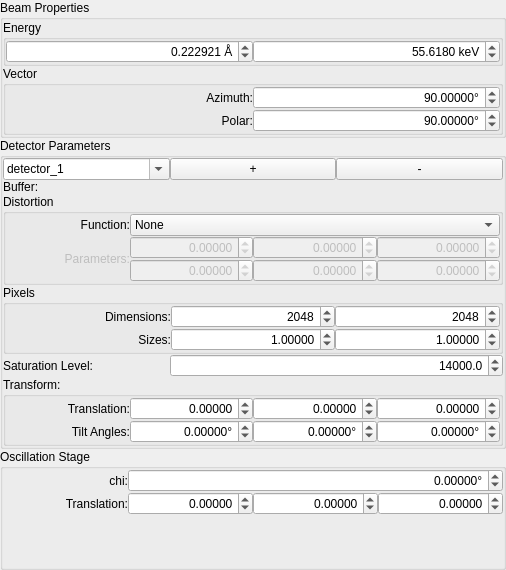
<?xml version="1.0" encoding="UTF-8"?>
<ui version="4.0">
 <class>calibration_page</class>
 <widget class="QWidget" name="calibration_page">
  <property name="geometry">
   <rect>
    <x>0</x>
    <y>0</y>
    <width>506</width>
    <height>570</height>
   </rect>
  </property>
  <layout class="QVBoxLayout" name="verticalLayout_2">
   <property name="spacing">
    <number>0</number>
   </property>
   <property name="leftMargin">
    <number>0</number>
   </property>
   <property name="topMargin">
    <number>0</number>
   </property>
   <property name="rightMargin">
    <number>0</number>
   </property>
   <property name="bottomMargin">
    <number>0</number>
   </property>
   <item>
    <widget class="QGroupBox" name="groupBox">
     <property name="title">
      <string>Beam Properties</string>
     </property>
     <layout class="QVBoxLayout" name="verticalLayout_3">
      <property name="spacing">
       <number>0</number>
      </property>
      <property name="leftMargin">
       <number>0</number>
      </property>
      <property name="topMargin">
       <number>0</number>
      </property>
      <property name="rightMargin">
       <number>0</number>
      </property>
      <property name="bottomMargin">
       <number>0</number>
      </property>
      <item>
       <widget class="QGroupBox" name="groupBox_2">
        <property name="title">
         <string>Energy</string>
        </property>
        <layout class="QHBoxLayout" name="horizontalLayout_2">
         <property name="spacing">
          <number>0</number>
         </property>
         <property name="leftMargin">
          <number>0</number>
         </property>
         <property name="topMargin">
          <number>0</number>
         </property>
         <property name="rightMargin">
          <number>0</number>
         </property>
         <property name="bottomMargin">
          <number>0</number>
         </property>
         <item>
          <widget class="QDoubleSpinBox" name="cal_energy_wavelength">
           <property name="alignment">
            <set>Qt::AlignRight|Qt::AlignTrailing|Qt::AlignVCenter</set>
           </property>
           <property name="keyboardTracking">
            <bool>false</bool>
           </property>
           <property name="suffix">
            <string> Å</string>
           </property>
           <property name="decimals">
            <number>6</number>
           </property>
           <property name="minimum">
            <double>0.012398000000000</double>
           </property>
           <property name="maximum">
            <double>123.984200000000001</double>
           </property>
           <property name="singleStep">
            <double>0.001000000000000</double>
           </property>
           <property name="value">
            <double>0.222921000000000</double>
           </property>
          </widget>
         </item>
         <item>
          <widget class="QDoubleSpinBox" name="cal_energy">
           <property name="alignment">
            <set>Qt::AlignRight|Qt::AlignTrailing|Qt::AlignVCenter</set>
           </property>
           <property name="keyboardTracking">
            <bool>false</bool>
           </property>
           <property name="suffix">
            <string> keV</string>
           </property>
           <property name="decimals">
            <number>4</number>
           </property>
           <property name="minimum">
            <double>0.100000000000000</double>
           </property>
           <property name="maximum">
            <double>1000.000000000000000</double>
           </property>
           <property name="singleStep">
            <double>0.100000000000000</double>
           </property>
           <property name="value">
            <double>55.618000000000002</double>
           </property>
          </widget>
         </item>
        </layout>
       </widget>
      </item>
      <item>
       <widget class="QGroupBox" name="groupBox_3">
        <property name="title">
         <string>Vector</string>
        </property>
        <layout class="QGridLayout" name="gridLayout">
         <property name="leftMargin">
          <number>0</number>
         </property>
         <property name="topMargin">
          <number>0</number>
         </property>
         <property name="rightMargin">
          <number>0</number>
         </property>
         <property name="bottomMargin">
          <number>0</number>
         </property>
         <property name="spacing">
          <number>0</number>
         </property>
         <item row="1" column="1">
          <widget class="QDoubleSpinBox" name="cal_vector_azimuth">
           <property name="alignment">
            <set>Qt::AlignRight|Qt::AlignTrailing|Qt::AlignVCenter</set>
           </property>
           <property name="keyboardTracking">
            <bool>false</bool>
           </property>
           <property name="prefix">
            <string/>
           </property>
           <property name="suffix">
            <string>°</string>
           </property>
           <property name="decimals">
            <number>5</number>
           </property>
           <property name="maximum">
            <double>360.000000000000000</double>
           </property>
           <property name="singleStep">
            <double>0.100000000000000</double>
           </property>
           <property name="value">
            <double>90.000000000000000</double>
           </property>
          </widget>
         </item>
         <item row="2" column="1">
          <widget class="QDoubleSpinBox" name="cal_vector_polar">
           <property name="alignment">
            <set>Qt::AlignRight|Qt::AlignTrailing|Qt::AlignVCenter</set>
           </property>
           <property name="keyboardTracking">
            <bool>false</bool>
           </property>
           <property name="prefix">
            <string/>
           </property>
           <property name="suffix">
            <string>°</string>
           </property>
           <property name="decimals">
            <number>5</number>
           </property>
           <property name="maximum">
            <double>360.000000000000000</double>
           </property>
           <property name="singleStep">
            <double>0.100000000000000</double>
           </property>
           <property name="value">
            <double>90.000000000000000</double>
           </property>
          </widget>
         </item>
         <item row="1" column="0">
          <widget class="QLabel" name="label">
           <property name="text">
            <string>Azimuth:</string>
           </property>
           <property name="alignment">
            <set>Qt::AlignRight|Qt::AlignTrailing|Qt::AlignVCenter</set>
           </property>
          </widget>
         </item>
         <item row="2" column="0">
          <widget class="QLabel" name="label_2">
           <property name="text">
            <string>Polar:</string>
           </property>
           <property name="alignment">
            <set>Qt::AlignRight|Qt::AlignTrailing|Qt::AlignVCenter</set>
           </property>
          </widget>
         </item>
        </layout>
       </widget>
      </item>
     </layout>
    </widget>
   </item>
   <item>
    <widget class="QGroupBox" name="groupBox_5">
     <property name="title">
      <string>Detector Parameters</string>
     </property>
     <layout class="QGridLayout" name="gridLayout_4">
      <property name="leftMargin">
       <number>0</number>
      </property>
      <property name="topMargin">
       <number>0</number>
      </property>
      <property name="rightMargin">
       <number>0</number>
      </property>
      <property name="bottomMargin">
       <number>0</number>
      </property>
      <property name="spacing">
       <number>0</number>
      </property>
      <item row="4" column="1" colspan="2">
       <widget class="QDoubleSpinBox" name="cal_det_saturation">
        <property name="alignment">
         <set>Qt::AlignRight|Qt::AlignTrailing|Qt::AlignVCenter</set>
        </property>
        <property name="keyboardTracking">
         <bool>false</bool>
        </property>
        <property name="decimals">
         <number>1</number>
        </property>
        <property name="maximum">
         <double>100000.000000000000000</double>
        </property>
        <property name="value">
         <double>14000.000000000000000</double>
        </property>
       </widget>
      </item>
      <item row="4" column="0">
       <widget class="QLabel" name="label_14">
        <property name="text">
         <string>Saturation Level:</string>
        </property>
       </widget>
      </item>
      <item row="5" column="0" colspan="3">
       <widget class="QGroupBox" name="groupBox_9">
        <property name="title">
         <string>Transform:</string>
        </property>
        <layout class="QGridLayout" name="gridLayout_7">
         <property name="leftMargin">
          <number>0</number>
         </property>
         <property name="topMargin">
          <number>0</number>
         </property>
         <property name="rightMargin">
          <number>0</number>
         </property>
         <property name="bottomMargin">
          <number>0</number>
         </property>
         <property name="spacing">
          <number>0</number>
         </property>
         <item row="0" column="2">
          <widget class="QDoubleSpinBox" name="cal_det_translation_1">
           <property name="alignment">
            <set>Qt::AlignRight|Qt::AlignTrailing|Qt::AlignVCenter</set>
           </property>
           <property name="keyboardTracking">
            <bool>false</bool>
           </property>
           <property name="prefix">
            <string/>
           </property>
           <property name="decimals">
            <number>5</number>
           </property>
           <property name="minimum">
            <double>-10000.000000000000000</double>
           </property>
           <property name="maximum">
            <double>10000.000000000000000</double>
           </property>
           <property name="singleStep">
            <double>0.100000000000000</double>
           </property>
          </widget>
         </item>
         <item row="0" column="0">
          <widget class="QLabel" name="label_15">
           <property name="text">
            <string>Translation:</string>
           </property>
           <property name="alignment">
            <set>Qt::AlignRight|Qt::AlignTrailing|Qt::AlignVCenter</set>
           </property>
          </widget>
         </item>
         <item row="0" column="3">
          <widget class="QDoubleSpinBox" name="cal_det_translation_2">
           <property name="alignment">
            <set>Qt::AlignRight|Qt::AlignTrailing|Qt::AlignVCenter</set>
           </property>
           <property name="keyboardTracking">
            <bool>false</bool>
           </property>
           <property name="prefix">
            <string/>
           </property>
           <property name="decimals">
            <number>5</number>
           </property>
           <property name="minimum">
            <double>-10000.000000000000000</double>
           </property>
           <property name="maximum">
            <double>10000.000000000000000</double>
           </property>
           <property name="singleStep">
            <double>0.100000000000000</double>
           </property>
          </widget>
         </item>
         <item row="0" column="1">
          <widget class="QDoubleSpinBox" name="cal_det_translation_0">
           <property name="alignment">
            <set>Qt::AlignRight|Qt::AlignTrailing|Qt::AlignVCenter</set>
           </property>
           <property name="keyboardTracking">
            <bool>false</bool>
           </property>
           <property name="prefix">
            <string/>
           </property>
           <property name="decimals">
            <number>5</number>
           </property>
           <property name="minimum">
            <double>-10000.000000000000000</double>
           </property>
           <property name="maximum">
            <double>10000.000000000000000</double>
           </property>
           <property name="singleStep">
            <double>0.100000000000000</double>
           </property>
          </widget>
         </item>
         <item row="1" column="0">
          <widget class="QLabel" name="label_16">
           <property name="text">
            <string>Tilt Angles:</string>
           </property>
           <property name="alignment">
            <set>Qt::AlignRight|Qt::AlignTrailing|Qt::AlignVCenter</set>
           </property>
          </widget>
         </item>
         <item row="1" column="1">
          <widget class="QDoubleSpinBox" name="cal_det_tilt_0">
           <property name="alignment">
            <set>Qt::AlignRight|Qt::AlignTrailing|Qt::AlignVCenter</set>
           </property>
           <property name="keyboardTracking">
            <bool>false</bool>
           </property>
           <property name="suffix">
            <string>°</string>
           </property>
           <property name="decimals">
            <number>5</number>
           </property>
           <property name="minimum">
            <double>-10000.000000000000000</double>
           </property>
           <property name="maximum">
            <double>10000.000000000000000</double>
           </property>
           <property name="singleStep">
            <double>0.100000000000000</double>
           </property>
          </widget>
         </item>
         <item row="1" column="2">
          <widget class="QDoubleSpinBox" name="cal_det_tilt_1">
           <property name="alignment">
            <set>Qt::AlignRight|Qt::AlignTrailing|Qt::AlignVCenter</set>
           </property>
           <property name="keyboardTracking">
            <bool>false</bool>
           </property>
           <property name="suffix">
            <string>°</string>
           </property>
           <property name="decimals">
            <number>5</number>
           </property>
           <property name="minimum">
            <double>-10000.000000000000000</double>
           </property>
           <property name="maximum">
            <double>10000.000000000000000</double>
           </property>
           <property name="singleStep">
            <double>0.100000000000000</double>
           </property>
          </widget>
         </item>
         <item row="1" column="3">
          <widget class="QDoubleSpinBox" name="cal_det_tilt_2">
           <property name="alignment">
            <set>Qt::AlignRight|Qt::AlignTrailing|Qt::AlignVCenter</set>
           </property>
           <property name="keyboardTracking">
            <bool>false</bool>
           </property>
           <property name="suffix">
            <string>°</string>
           </property>
           <property name="decimals">
            <number>5</number>
           </property>
           <property name="minimum">
            <double>-10000.000000000000000</double>
           </property>
           <property name="maximum">
            <double>10000.000000000000000</double>
           </property>
           <property name="singleStep">
            <double>0.100000000000000</double>
           </property>
          </widget>
         </item>
        </layout>
       </widget>
      </item>
      <item row="0" column="0">
       <widget class="QComboBox" name="cal_det_current">
        <property name="layoutDirection">
         <enum>Qt::LeftToRight</enum>
        </property>
        <property name="editable">
         <bool>true</bool>
        </property>
        <property name="currentText">
         <string>detector_1</string>
        </property>
        <item>
         <property name="text">
          <string>detector_1</string>
         </property>
        </item>
       </widget>
      </item>
      <item row="2" column="0" colspan="3">
       <widget class="QGroupBox" name="groupBox_7">
        <property name="title">
         <string>Distortion</string>
        </property>
        <layout class="QGridLayout" name="gridLayout_5">
         <property name="leftMargin">
          <number>0</number>
         </property>
         <property name="topMargin">
          <number>0</number>
         </property>
         <property name="rightMargin">
          <number>0</number>
         </property>
         <property name="bottomMargin">
          <number>0</number>
         </property>
         <property name="spacing">
          <number>0</number>
         </property>
         <item row="0" column="0">
          <widget class="QLabel" name="label_9">
           <property name="text">
            <string>Function:</string>
           </property>
           <property name="alignment">
            <set>Qt::AlignRight|Qt::AlignTrailing|Qt::AlignVCenter</set>
           </property>
          </widget>
         </item>
         <item row="0" column="1" colspan="3">
          <widget class="QComboBox" name="cal_det_function">
           <property name="currentText">
            <string>None</string>
           </property>
           <item>
            <property name="text">
             <string>None</string>
            </property>
           </item>
           <item>
            <property name="text">
             <string>GE_41RT</string>
            </property>
           </item>
          </widget>
         </item>
         <item row="2" column="3">
          <widget class="ScientificDoubleSpinBox" name="cal_det_param_2">
           <property name="enabled">
            <bool>false</bool>
           </property>
           <property name="alignment">
            <set>Qt::AlignRight|Qt::AlignTrailing|Qt::AlignVCenter</set>
           </property>
           <property name="keyboardTracking">
            <bool>false</bool>
           </property>
           <property name="prefix">
            <string/>
           </property>
           <property name="decimals">
            <number>5</number>
           </property>
           <property name="minimum">
            <double>-10000.000000000000000</double>
           </property>
           <property name="maximum">
            <double>10000.000000000000000</double>
           </property>
           <property name="singleStep">
            <double>0.100000000000000</double>
           </property>
          </widget>
         </item>
         <item row="2" column="1">
          <widget class="ScientificDoubleSpinBox" name="cal_det_param_0">
           <property name="enabled">
            <bool>false</bool>
           </property>
           <property name="alignment">
            <set>Qt::AlignRight|Qt::AlignTrailing|Qt::AlignVCenter</set>
           </property>
           <property name="keyboardTracking">
            <bool>false</bool>
           </property>
           <property name="prefix">
            <string/>
           </property>
           <property name="decimals">
            <number>5</number>
           </property>
           <property name="minimum">
            <double>-10000.000000000000000</double>
           </property>
           <property name="maximum">
            <double>10000.000000000000000</double>
           </property>
           <property name="singleStep">
            <double>0.100000000000000</double>
           </property>
          </widget>
         </item>
         <item row="2" column="2">
          <widget class="ScientificDoubleSpinBox" name="cal_det_param_1">
           <property name="enabled">
            <bool>false</bool>
           </property>
           <property name="alignment">
            <set>Qt::AlignRight|Qt::AlignTrailing|Qt::AlignVCenter</set>
           </property>
           <property name="keyboardTracking">
            <bool>false</bool>
           </property>
           <property name="prefix">
            <string/>
           </property>
           <property name="decimals">
            <number>5</number>
           </property>
           <property name="minimum">
            <double>-10000.000000000000000</double>
           </property>
           <property name="maximum">
            <double>10000.000000000000000</double>
           </property>
           <property name="singleStep">
            <double>0.100000000000000</double>
           </property>
          </widget>
         </item>
         <item row="3" column="1">
          <widget class="ScientificDoubleSpinBox" name="cal_det_param_3">
           <property name="enabled">
            <bool>false</bool>
           </property>
           <property name="alignment">
            <set>Qt::AlignRight|Qt::AlignTrailing|Qt::AlignVCenter</set>
           </property>
           <property name="keyboardTracking">
            <bool>false</bool>
           </property>
           <property name="decimals">
            <number>5</number>
           </property>
           <property name="minimum">
            <double>-10000.000000000000000</double>
           </property>
           <property name="maximum">
            <double>10000.000000000000000</double>
           </property>
           <property name="singleStep">
            <double>0.100000000000000</double>
           </property>
          </widget>
         </item>
         <item row="3" column="2">
          <widget class="ScientificDoubleSpinBox" name="cal_det_param_4">
           <property name="enabled">
            <bool>false</bool>
           </property>
           <property name="alignment">
            <set>Qt::AlignRight|Qt::AlignTrailing|Qt::AlignVCenter</set>
           </property>
           <property name="keyboardTracking">
            <bool>false</bool>
           </property>
           <property name="decimals">
            <number>5</number>
           </property>
           <property name="minimum">
            <double>-10000.000000000000000</double>
           </property>
           <property name="maximum">
            <double>10000.000000000000000</double>
           </property>
           <property name="singleStep">
            <double>0.100000000000000</double>
           </property>
          </widget>
         </item>
         <item row="3" column="3">
          <widget class="ScientificDoubleSpinBox" name="cal_det_param_5">
           <property name="enabled">
            <bool>false</bool>
           </property>
           <property name="alignment">
            <set>Qt::AlignRight|Qt::AlignTrailing|Qt::AlignVCenter</set>
           </property>
           <property name="keyboardTracking">
            <bool>false</bool>
           </property>
           <property name="decimals">
            <number>5</number>
           </property>
           <property name="minimum">
            <double>-10000.000000000000000</double>
           </property>
           <property name="maximum">
            <double>10000.000000000000000</double>
           </property>
           <property name="singleStep">
            <double>0.100000000000000</double>
           </property>
          </widget>
         </item>
         <item row="2" column="0" rowspan="2">
          <widget class="QLabel" name="distortion_parameters_label">
           <property name="enabled">
            <bool>false</bool>
           </property>
           <property name="text">
            <string>Parameters:</string>
           </property>
           <property name="alignment">
            <set>Qt::AlignRight|Qt::AlignTrailing|Qt::AlignVCenter</set>
           </property>
          </widget>
         </item>
        </layout>
       </widget>
      </item>
      <item row="0" column="1">
       <widget class="QPushButton" name="cal_det_add">
        <property name="text">
         <string>+</string>
        </property>
       </widget>
      </item>
      <item row="3" column="0" colspan="3">
       <widget class="QGroupBox" name="groupBox_8">
        <property name="title">
         <string>Pixels</string>
        </property>
        <layout class="QGridLayout" name="gridLayout_6">
         <property name="leftMargin">
          <number>0</number>
         </property>
         <property name="topMargin">
          <number>0</number>
         </property>
         <property name="rightMargin">
          <number>0</number>
         </property>
         <property name="bottomMargin">
          <number>0</number>
         </property>
         <property name="spacing">
          <number>0</number>
         </property>
         <item row="2" column="2">
          <widget class="QDoubleSpinBox" name="cal_det_size_0">
           <property name="alignment">
            <set>Qt::AlignRight|Qt::AlignTrailing|Qt::AlignVCenter</set>
           </property>
           <property name="keyboardTracking">
            <bool>false</bool>
           </property>
           <property name="decimals">
            <number>5</number>
           </property>
           <property name="minimum">
            <double>0.100000000000000</double>
           </property>
           <property name="maximum">
            <double>100.000000000000000</double>
           </property>
           <property name="singleStep">
            <double>0.100000000000000</double>
           </property>
           <property name="value">
            <double>1.000000000000000</double>
           </property>
          </widget>
         </item>
         <item row="2" column="1">
          <widget class="QLabel" name="label_17">
           <property name="text">
            <string>Sizes:</string>
           </property>
           <property name="alignment">
            <set>Qt::AlignRight|Qt::AlignTrailing|Qt::AlignVCenter</set>
           </property>
          </widget>
         </item>
         <item row="1" column="1">
          <widget class="QLabel" name="label_12">
           <property name="text">
            <string>Dimensions:</string>
           </property>
           <property name="alignment">
            <set>Qt::AlignRight|Qt::AlignTrailing|Qt::AlignVCenter</set>
           </property>
          </widget>
         </item>
         <item row="2" column="3">
          <widget class="QDoubleSpinBox" name="cal_det_size_1">
           <property name="alignment">
            <set>Qt::AlignRight|Qt::AlignTrailing|Qt::AlignVCenter</set>
           </property>
           <property name="keyboardTracking">
            <bool>false</bool>
           </property>
           <property name="decimals">
            <number>5</number>
           </property>
           <property name="minimum">
            <double>0.100000000000000</double>
           </property>
           <property name="maximum">
            <double>100.000000000000000</double>
           </property>
           <property name="singleStep">
            <double>0.100000000000000</double>
           </property>
           <property name="value">
            <double>1.000000000000000</double>
           </property>
          </widget>
         </item>
         <item row="1" column="2">
          <widget class="QSpinBox" name="cal_det_rows">
           <property name="alignment">
            <set>Qt::AlignRight|Qt::AlignTrailing|Qt::AlignVCenter</set>
           </property>
           <property name="keyboardTracking">
            <bool>false</bool>
           </property>
           <property name="minimum">
            <number>1</number>
           </property>
           <property name="maximum">
            <number>100000</number>
           </property>
           <property name="value">
            <number>2048</number>
           </property>
          </widget>
         </item>
         <item row="1" column="3">
          <widget class="QSpinBox" name="cal_det_columns">
           <property name="alignment">
            <set>Qt::AlignRight|Qt::AlignTrailing|Qt::AlignVCenter</set>
           </property>
           <property name="keyboardTracking">
            <bool>false</bool>
           </property>
           <property name="minimum">
            <number>1</number>
           </property>
           <property name="maximum">
            <number>100000</number>
           </property>
           <property name="value">
            <number>2048</number>
           </property>
          </widget>
         </item>
        </layout>
       </widget>
      </item>
      <item row="0" column="2">
       <widget class="QPushButton" name="cal_det_remove">
        <property name="text">
         <string>-</string>
        </property>
       </widget>
      </item>
      <item row="1" column="0">
       <widget class="QLabel" name="bufferLabel">
        <property name="text">
         <string>Buffer:</string>
        </property>
       </widget>
      </item>
     </layout>
    </widget>
   </item>
   <item>
    <widget class="QGroupBox" name="groupBox_6">
     <property name="title">
      <string>Oscillation Stage</string>
     </property>
     <property name="flat">
      <bool>false</bool>
     </property>
     <property name="checkable">
      <bool>false</bool>
     </property>
     <layout class="QGridLayout" name="gridLayout_2">
      <property name="leftMargin">
       <number>0</number>
      </property>
      <property name="topMargin">
       <number>0</number>
      </property>
      <property name="rightMargin">
       <number>0</number>
      </property>
      <property name="bottomMargin">
       <number>0</number>
      </property>
      <property name="spacing">
       <number>0</number>
      </property>
      <item row="0" column="0">
       <widget class="QLabel" name="label_3">
        <property name="text">
         <string>chi:</string>
        </property>
        <property name="alignment">
         <set>Qt::AlignRight|Qt::AlignTrailing|Qt::AlignVCenter</set>
        </property>
       </widget>
      </item>
      <item row="1" column="1">
       <widget class="QDoubleSpinBox" name="cal_osc_translation_0">
        <property name="alignment">
         <set>Qt::AlignRight|Qt::AlignTrailing|Qt::AlignVCenter</set>
        </property>
        <property name="keyboardTracking">
         <bool>false</bool>
        </property>
        <property name="prefix">
         <string/>
        </property>
        <property name="decimals">
         <number>5</number>
        </property>
        <property name="minimum">
         <double>-100000.000000000000000</double>
        </property>
        <property name="maximum">
         <double>100000.000000000000000</double>
        </property>
        <property name="singleStep">
         <double>0.100000000000000</double>
        </property>
       </widget>
      </item>
      <item row="1" column="3">
       <widget class="QDoubleSpinBox" name="cal_osc_translation_2">
        <property name="alignment">
         <set>Qt::AlignRight|Qt::AlignTrailing|Qt::AlignVCenter</set>
        </property>
        <property name="keyboardTracking">
         <bool>false</bool>
        </property>
        <property name="prefix">
         <string/>
        </property>
        <property name="decimals">
         <number>5</number>
        </property>
        <property name="minimum">
         <double>-100000.000000000000000</double>
        </property>
        <property name="maximum">
         <double>100000.000000000000000</double>
        </property>
        <property name="singleStep">
         <double>0.100000000000000</double>
        </property>
       </widget>
      </item>
      <item row="1" column="2">
       <widget class="QDoubleSpinBox" name="cal_osc_translation_1">
        <property name="alignment">
         <set>Qt::AlignRight|Qt::AlignTrailing|Qt::AlignVCenter</set>
        </property>
        <property name="keyboardTracking">
         <bool>false</bool>
        </property>
        <property name="prefix">
         <string/>
        </property>
        <property name="decimals">
         <number>5</number>
        </property>
        <property name="minimum">
         <double>-100000.000000000000000</double>
        </property>
        <property name="maximum">
         <double>100000.000000000000000</double>
        </property>
        <property name="singleStep">
         <double>0.100000000000000</double>
        </property>
       </widget>
      </item>
      <item row="0" column="1" colspan="3">
       <widget class="QDoubleSpinBox" name="cal_osc_chi">
        <property name="alignment">
         <set>Qt::AlignRight|Qt::AlignTrailing|Qt::AlignVCenter</set>
        </property>
        <property name="keyboardTracking">
         <bool>false</bool>
        </property>
        <property name="suffix">
         <string>°</string>
        </property>
        <property name="decimals">
         <number>5</number>
        </property>
        <property name="minimum">
         <double>-100000.000000000000000</double>
        </property>
        <property name="maximum">
         <double>100000.000000000000000</double>
        </property>
        <property name="singleStep">
         <double>0.100000000000000</double>
        </property>
       </widget>
      </item>
      <item row="1" column="0">
       <widget class="QLabel" name="label_4">
        <property name="text">
         <string>Translation:</string>
        </property>
        <property name="alignment">
         <set>Qt::AlignRight|Qt::AlignTrailing|Qt::AlignVCenter</set>
        </property>
       </widget>
      </item>
      <item row="2" column="0" colspan="4">
       <spacer name="verticalSpacer">
        <property name="orientation">
         <enum>Qt::Vertical</enum>
        </property>
        <property name="sizeHint" stdset="0">
         <size>
          <width>20</width>
          <height>40</height>
         </size>
        </property>
       </spacer>
      </item>
     </layout>
    </widget>
   </item>
  </layout>
 </widget>
 <customwidgets>
  <customwidget>
   <class>ScientificDoubleSpinBox</class>
   <extends>QDoubleSpinBox</extends>
   <header>scientificspinbox.py</header>
   <container>1</container>
  </customwidget>
 </customwidgets>
 <tabstops>
  <tabstop>cal_energy_wavelength</tabstop>
  <tabstop>cal_energy</tabstop>
  <tabstop>cal_vector_azimuth</tabstop>
  <tabstop>cal_vector_polar</tabstop>
  <tabstop>cal_det_current</tabstop>
  <tabstop>cal_det_add</tabstop>
  <tabstop>cal_det_remove</tabstop>
  <tabstop>cal_det_function</tabstop>
  <tabstop>cal_det_param_0</tabstop>
  <tabstop>cal_det_param_1</tabstop>
  <tabstop>cal_det_param_2</tabstop>
  <tabstop>cal_det_param_3</tabstop>
  <tabstop>cal_det_param_4</tabstop>
  <tabstop>cal_det_param_5</tabstop>
  <tabstop>cal_det_rows</tabstop>
  <tabstop>cal_det_columns</tabstop>
  <tabstop>cal_det_size_0</tabstop>
  <tabstop>cal_det_size_1</tabstop>
  <tabstop>cal_det_saturation</tabstop>
  <tabstop>cal_det_translation_0</tabstop>
  <tabstop>cal_det_translation_1</tabstop>
  <tabstop>cal_det_translation_2</tabstop>
  <tabstop>cal_det_tilt_0</tabstop>
  <tabstop>cal_det_tilt_1</tabstop>
  <tabstop>cal_det_tilt_2</tabstop>
  <tabstop>cal_osc_chi</tabstop>
  <tabstop>cal_osc_translation_0</tabstop>
  <tabstop>cal_osc_translation_1</tabstop>
  <tabstop>cal_osc_translation_2</tabstop>
 </tabstops>
 <resources/>
 <connections/>
</ui>
